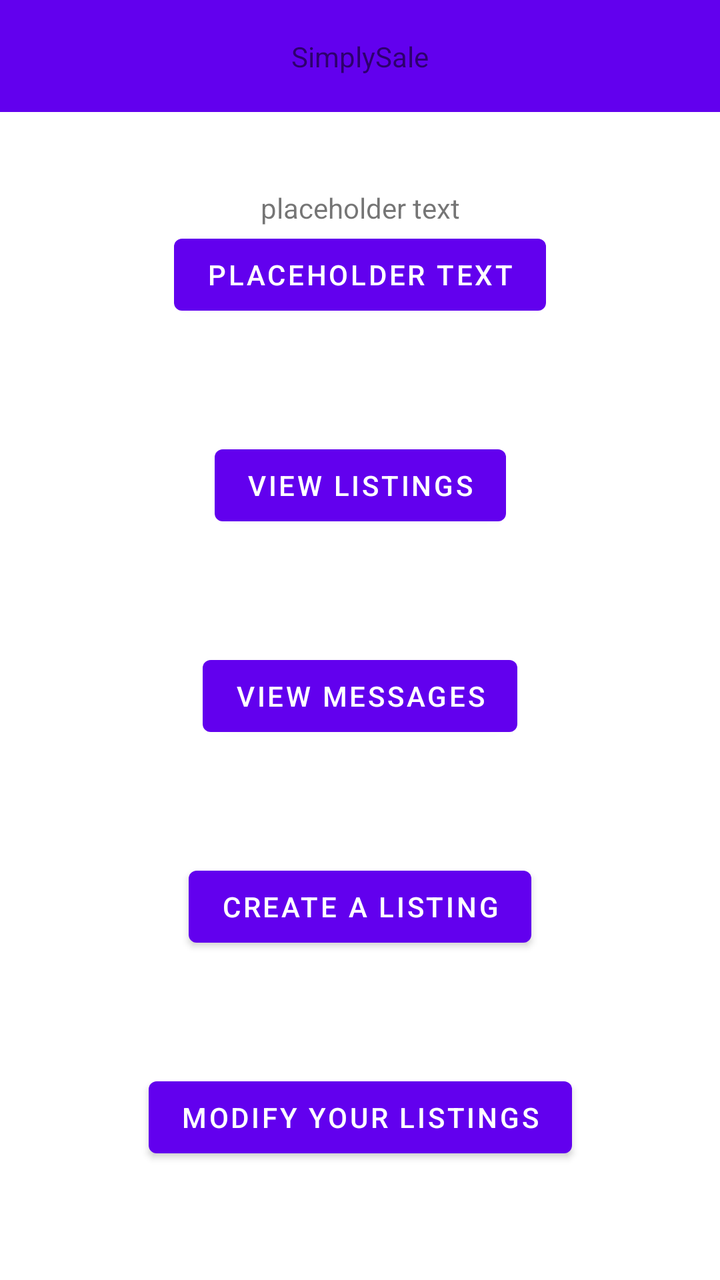
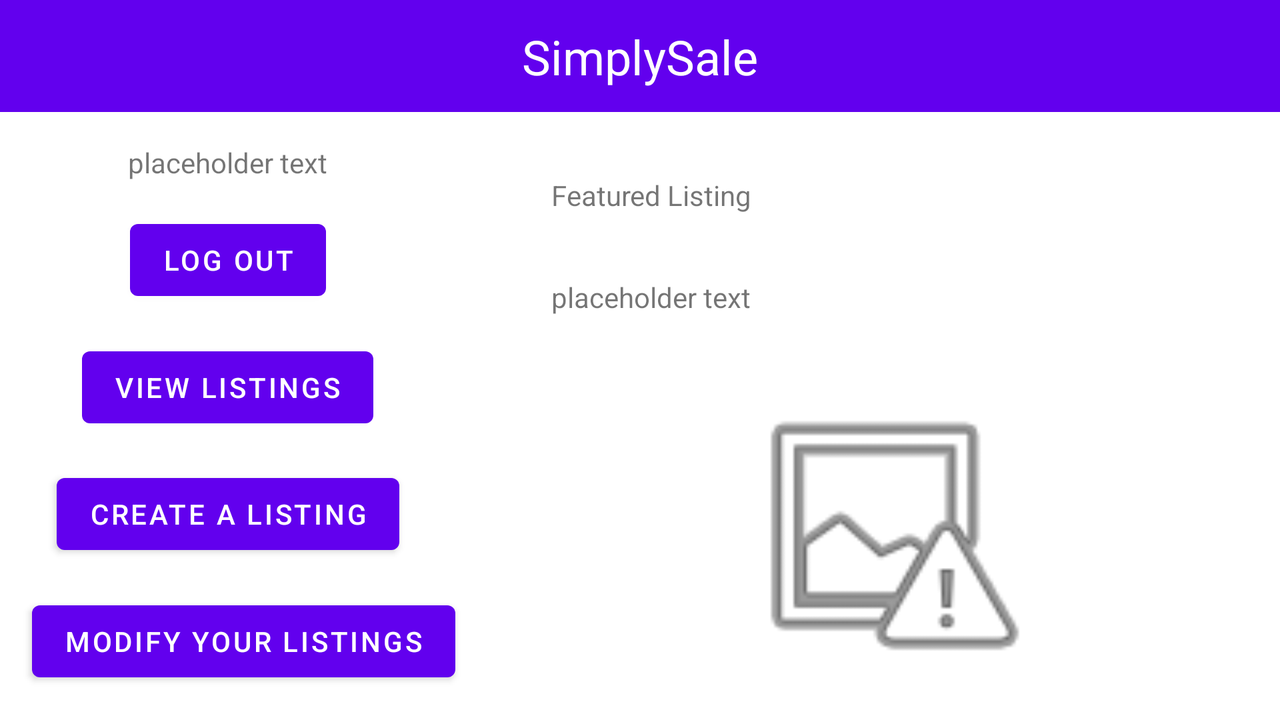

An Android layout and its configuration variant, each rendered on a device that would load it. The default file and the variant file are quoted in full after the pictures.
<!-- AndroidManifest.xml: application theme Theme.SimplySale -->
<!-- res/layout/activity_main.xml -->
<?xml version="1.0" encoding="utf-8"?>
<androidx.constraintlayout.widget.ConstraintLayout xmlns:android="http://schemas.android.com/apk/res/android"
    xmlns:app="http://schemas.android.com/apk/res-auto"
    xmlns:tools="http://schemas.android.com/tools"
    android:layout_width="match_parent"
    android:layout_height="match_parent"
    tools:context=".MainActivity">

    <androidx.appcompat.widget.Toolbar
        android:id="@+id/toolbar"
        android:layout_width="match_parent"
        android:layout_height="wrap_content"
        android:background="?attr/colorPrimary"
        android:minHeight="?attr/actionBarSize"
        android:theme="?attr/actionBarTheme"
        app:layout_constraintEnd_toEndOf="parent"
        app:layout_constraintStart_toStartOf="parent"
        app:layout_constraintTop_toTopOf="parent" />

    <TextView
        android:id="@+id/textTitle"
        android:layout_width="wrap_content"
        android:layout_height="wrap_content"
        android:text="@string/app_name"
        app:layout_constraintBottom_toBottomOf="@+id/toolbar"
        app:layout_constraintEnd_toEndOf="@+id/toolbar"
        app:layout_constraintStart_toStartOf="@+id/toolbar"
        app:layout_constraintTop_toTopOf="@+id/toolbar" />

    <Button
        android:id="@+id/buttonLogInOut"
        android:layout_width="wrap_content"
        android:layout_height="wrap_content"
        android:text="@string/placeholder"
        app:layout_constraintBottom_toTopOf="@+id/buttonViewListings"
        app:layout_constraintEnd_toEndOf="parent"
        app:layout_constraintHorizontal_bias="0.5"
        app:layout_constraintStart_toStartOf="parent"
        app:layout_constraintTop_toBottomOf="@+id/toolbar" />

    <Button
        android:id="@+id/buttonViewListings"
        android:layout_width="wrap_content"
        android:layout_height="wrap_content"
        android:text="@string/view_listings"
        app:layout_constraintBottom_toTopOf="@+id/buttonViewMessages"
        app:layout_constraintEnd_toEndOf="parent"
        app:layout_constraintHorizontal_bias="0.5"
        app:layout_constraintStart_toStartOf="parent"
        app:layout_constraintTop_toBottomOf="@+id/buttonLogInOut" />

    <Button
        android:id="@+id/buttonViewMessages"
        android:layout_width="wrap_content"
        android:layout_height="wrap_content"
        android:text="@string/view_messages"
        app:layout_constraintBottom_toTopOf="@+id/buttonCreateListings"
        app:layout_constraintEnd_toEndOf="parent"
        app:layout_constraintHorizontal_bias="0.5"
        app:layout_constraintStart_toStartOf="parent"
        app:layout_constraintTop_toBottomOf="@+id/buttonViewListings" />

    <Button
        android:id="@+id/buttonCreateListings"
        android:layout_width="wrap_content"
        android:layout_height="wrap_content"
        android:text="@string/create_a_listing"
        app:layout_constraintBottom_toTopOf="@+id/buttonModifyListings"
        app:layout_constraintEnd_toEndOf="parent"
        app:layout_constraintHorizontal_bias="0.5"
        app:layout_constraintStart_toStartOf="parent"
        app:layout_constraintTop_toBottomOf="@+id/buttonViewMessages" />

    <Button
        android:id="@+id/buttonModifyListings"
        android:layout_width="wrap_content"
        android:layout_height="wrap_content"
        android:text="@string/modify_your_listings"
        app:layout_constraintBottom_toBottomOf="parent"
        app:layout_constraintEnd_toEndOf="parent"
        app:layout_constraintHorizontal_bias="0.5"
        app:layout_constraintStart_toStartOf="parent"
        app:layout_constraintTop_toBottomOf="@+id/buttonCreateListings" />

    <TextView
        android:id="@+id/textUserName"
        android:layout_width="wrap_content"
        android:layout_height="wrap_content"
        android:text="@string/placeholder"
        app:layout_constraintBottom_toTopOf="@+id/buttonLogInOut"
        app:layout_constraintEnd_toEndOf="parent"
        app:layout_constraintStart_toStartOf="parent" />

</androidx.constraintlayout.widget.ConstraintLayout>
<!-- resources referenced by this layout -->
<resources>
  <string name="app_name">SimplySale</string>
  <string name="create_a_listing">Create a Listing</string>
  <string name="modify_your_listings">Modify Your Listings</string>
  <string name="placeholder">placeholder text</string>
  <string name="view_listings">View Listings</string>
  <string name="view_messages">View Messages</string>
  <style name="Theme.SimplySale" parent="Theme.MaterialComponents.DayNight.NoActionBar">
          
          <item name="colorPrimary">@color/purple_500</item>
          <item name="colorPrimaryVariant">@color/purple_700</item>
          <item name="colorOnPrimary">@color/white</item>
          
          <item name="colorSecondary">@color/teal_200</item>
          <item name="colorSecondaryVariant">@color/teal_700</item>
          <item name="colorOnSecondary">@color/black</item>
          
          <item name="android:statusBarColor" tools:targetApi="l">?attr/colorPrimaryVariant</item>
          
      </style>
</resources>
<!-- res/layout-land/activity_main.xml (the repository's variant of the layout above) -->
<!-- drawn on the phone turned sideways -->
<?xml version="1.0" encoding="utf-8"?>
<androidx.constraintlayout.widget.ConstraintLayout xmlns:android="http://schemas.android.com/apk/res/android"
    xmlns:app="http://schemas.android.com/apk/res-auto"
    xmlns:tools="http://schemas.android.com/tools"
    android:layout_width="match_parent"
    android:layout_height="match_parent"
    tools:context=".MainActivity">

    <TextView
        android:id="@+id/textUserName"
        android:layout_width="wrap_content"
        android:layout_height="wrap_content"
        android:text="@string/placeholder"
        app:layout_constraintBottom_toTopOf="@+id/buttonLogOut"
        app:layout_constraintEnd_toEndOf="@+id/buttonModifyListings"
        app:layout_constraintHorizontal_bias="0.5"
        app:layout_constraintStart_toStartOf="parent"
        app:layout_constraintTop_toBottomOf="@+id/toolbar" />

    <Button
        android:id="@+id/buttonLogOut"
        android:layout_width="wrap_content"
        android:layout_height="wrap_content"
        android:text="@string/log_out"
        app:layout_constraintBottom_toTopOf="@+id/buttonViewListings"
        app:layout_constraintEnd_toEndOf="@+id/buttonModifyListings"
        app:layout_constraintHorizontal_bias="0.5"
        app:layout_constraintStart_toStartOf="parent"
        app:layout_constraintTop_toBottomOf="@+id/textUserName" />

    <Button
        android:id="@+id/buttonViewListings"
        android:layout_width="wrap_content"
        android:layout_height="wrap_content"
        android:text="@string/view_listings"
        app:layout_constraintBottom_toTopOf="@+id/buttonCreateListings"
        app:layout_constraintEnd_toEndOf="@+id/buttonModifyListings"
        app:layout_constraintHorizontal_bias="0.5"
        app:layout_constraintStart_toStartOf="parent"
        app:layout_constraintTop_toBottomOf="@+id/buttonLogOut" />

    <Button
        android:id="@+id/buttonCreateListings"
        android:layout_width="wrap_content"
        android:layout_height="wrap_content"
        android:text="@string/create_a_listing"
        app:layout_constraintBottom_toTopOf="@+id/buttonModifyListings"
        app:layout_constraintEnd_toEndOf="@+id/buttonModifyListings"
        app:layout_constraintHorizontal_bias="0.5"
        app:layout_constraintStart_toStartOf="parent"
        app:layout_constraintTop_toBottomOf="@+id/buttonViewListings" />

    <Button
        android:id="@+id/buttonModifyListings"
        android:layout_width="wrap_content"
        android:layout_height="wrap_content"
        android:layout_marginStart="16dp"
        android:layout_marginLeft="16dp"
        android:layout_marginEnd="16dp"
        android:layout_marginRight="16dp"
        android:text="@string/modify_your_listings"
        app:layout_constraintBottom_toBottomOf="parent"
        app:layout_constraintEnd_toStartOf="@+id/featuredListing"
        app:layout_constraintHorizontal_bias="0.5"
        app:layout_constraintStart_toStartOf="parent"
        app:layout_constraintTop_toBottomOf="@+id/buttonCreateListings" />

    <androidx.appcompat.widget.Toolbar
        android:id="@+id/toolbar"
        android:layout_width="match_parent"
        android:layout_height="wrap_content"
        android:background="?attr/colorPrimary"
        android:minHeight="?attr/actionBarSize"
        android:theme="?attr/actionBarTheme"
        app:layout_constraintTop_toTopOf="parent"
        tools:layout_editor_absoluteX="1dp" />

    <TextView
        android:id="@+id/textView"
        android:layout_width="wrap_content"
        android:layout_height="wrap_content"
        android:text="@string/app_name"
        android:textAppearance="@style/TextAppearance.AppCompat.Headline"
        android:textColor="@color/design_default_color_on_primary"
        app:layout_constraintBottom_toBottomOf="@+id/toolbar"
        app:layout_constraintEnd_toEndOf="@+id/toolbar"
        app:layout_constraintStart_toStartOf="@+id/toolbar"
        app:layout_constraintTop_toTopOf="@+id/toolbar" />

    <View
        android:id="@+id/featuredListing"
        android:layout_width="0dp"
        android:layout_height="0dp"
        android:layout_marginStart="16dp"
        android:layout_marginLeft="16dp"
        android:layout_marginTop="16dp"
        android:layout_marginEnd="16dp"
        android:layout_marginRight="16dp"
        android:layout_marginBottom="16dp"
        app:layout_constraintBottom_toBottomOf="parent"
        app:layout_constraintEnd_toEndOf="parent"
        app:layout_constraintHorizontal_bias="0.5"
        app:layout_constraintStart_toEndOf="@+id/buttonModifyListings"
        app:layout_constraintTop_toBottomOf="@+id/toolbar"
        app:layout_constraintVertical_bias="0.511" />

    <TextView
        android:id="@+id/featuredListingLabel"
        android:layout_width="0dp"
        android:layout_height="wrap_content"
        android:layout_marginStart="16dp"
        android:layout_marginLeft="16dp"
        android:layout_marginTop="16dp"
        android:layout_marginEnd="16dp"
        android:layout_marginRight="16dp"
        android:layout_marginBottom="16dp"
        android:text="@string/featured_listing"
        app:layout_constraintBottom_toTopOf="@+id/featuredName"
        app:layout_constraintEnd_toEndOf="@+id/featuredListing"
        app:layout_constraintHorizontal_bias="0.5"
        app:layout_constraintStart_toStartOf="@+id/featuredListing"
        app:layout_constraintTop_toTopOf="@+id/featuredListing" />

    <ImageView
        android:id="@+id/featuredImage"
        android:layout_width="0dp"
        android:layout_height="0dp"
        android:layout_marginStart="16dp"
        android:layout_marginLeft="16dp"
        android:layout_marginTop="16dp"
        android:layout_marginEnd="16dp"
        android:layout_marginRight="16dp"
        android:layout_marginBottom="16dp"
        android:contentDescription="@string/imagePlaceholder"
        app:layout_constraintBottom_toBottomOf="parent"
        app:layout_constraintEnd_toEndOf="@+id/featuredListing"
        app:layout_constraintHorizontal_bias="0.5"
        app:layout_constraintStart_toStartOf="@+id/featuredListing"
        app:layout_constraintTop_toBottomOf="@+id/featuredName"
        app:srcCompat="@android:drawable/ic_menu_report_image" />

    <TextView
        android:id="@+id/featuredName"
        android:layout_width="0dp"
        android:layout_height="wrap_content"
        android:layout_marginStart="16dp"
        android:layout_marginLeft="16dp"
        android:layout_marginTop="16dp"
        android:layout_marginEnd="16dp"
        android:layout_marginRight="16dp"
        android:layout_marginBottom="16dp"
        android:text="@string/placeholder"
        app:layout_constraintBottom_toTopOf="@+id/featuredImage"
        app:layout_constraintEnd_toEndOf="@+id/featuredListing"
        app:layout_constraintHorizontal_bias="0.5"
        app:layout_constraintStart_toStartOf="@+id/featuredListing"
        app:layout_constraintTop_toBottomOf="@+id/featuredListingLabel" />

</androidx.constraintlayout.widget.ConstraintLayout>
<!-- resources referenced by the variant -->
<!-- as the phone turned sideways resolves them -->
<resources>
  <string name="app_name">SimplySale</string>
  <string name="create_a_listing">Create a Listing</string>
  <string name="featured_listing">Featured Listing</string>
  <string name="imagePlaceholder">Choose an image</string>
  <string name="log_out">Log Out</string>
  <string name="modify_your_listings">Modify Your Listings</string>
  <string name="placeholder">placeholder text</string>
  <string name="view_listings">View Listings</string>
  <style name="Theme.SimplySale" parent="Theme.MaterialComponents.DayNight.NoActionBar">
          
          <item name="colorPrimary">@color/purple_500</item>
          <item name="colorPrimaryVariant">@color/purple_700</item>
          <item name="colorOnPrimary">@color/white</item>
          
          <item name="colorSecondary">@color/teal_200</item>
          <item name="colorSecondaryVariant">@color/teal_700</item>
          <item name="colorOnSecondary">@color/black</item>
          
          <item name="android:statusBarColor" tools:targetApi="l">?attr/colorPrimaryVariant</item>
          
      </style>
</resources>
